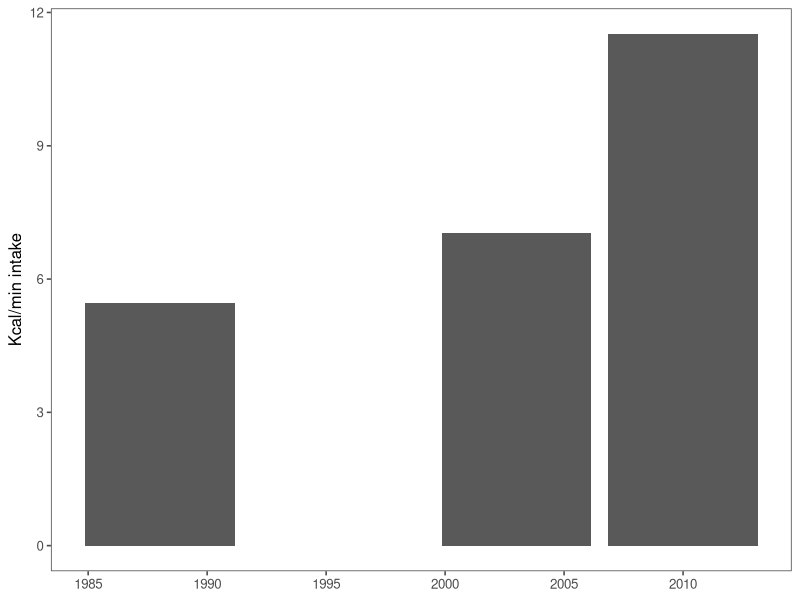
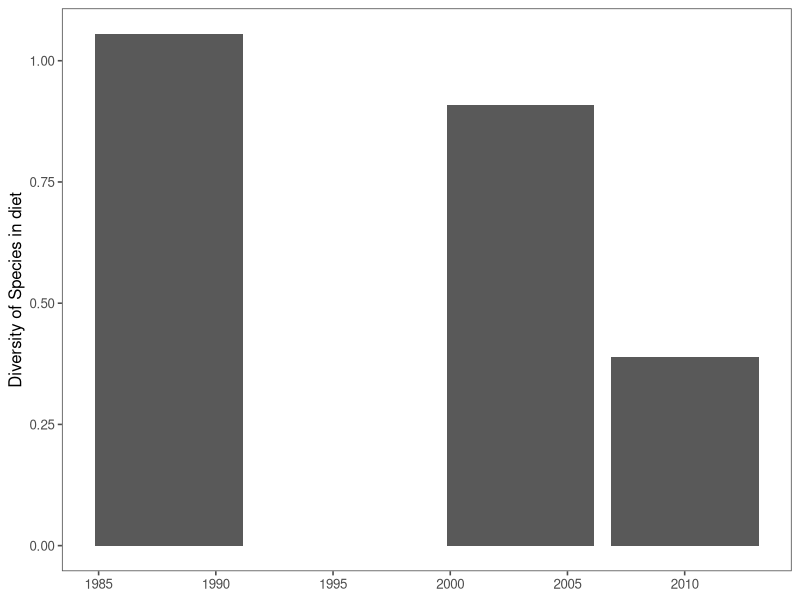
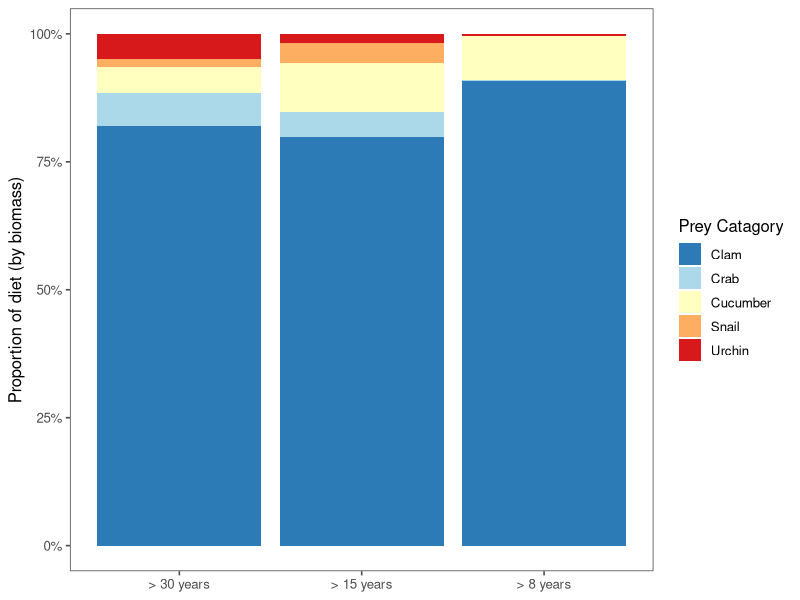
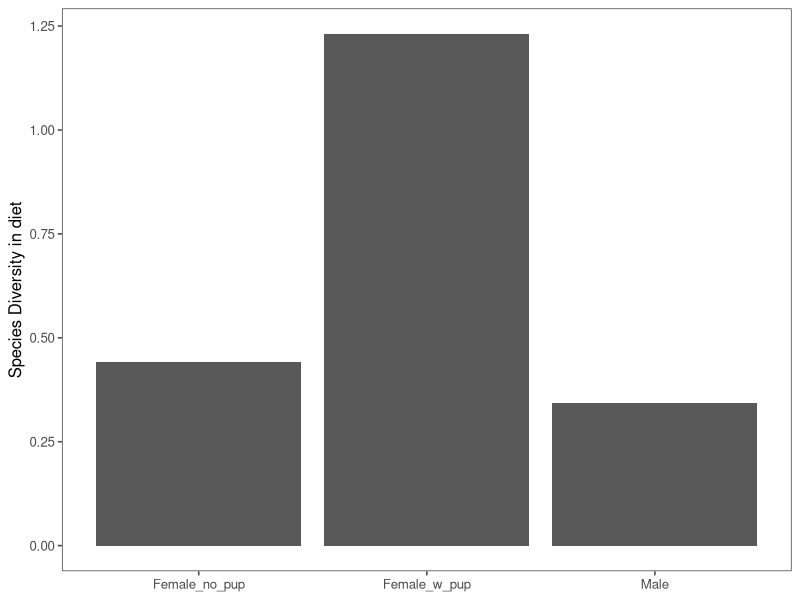
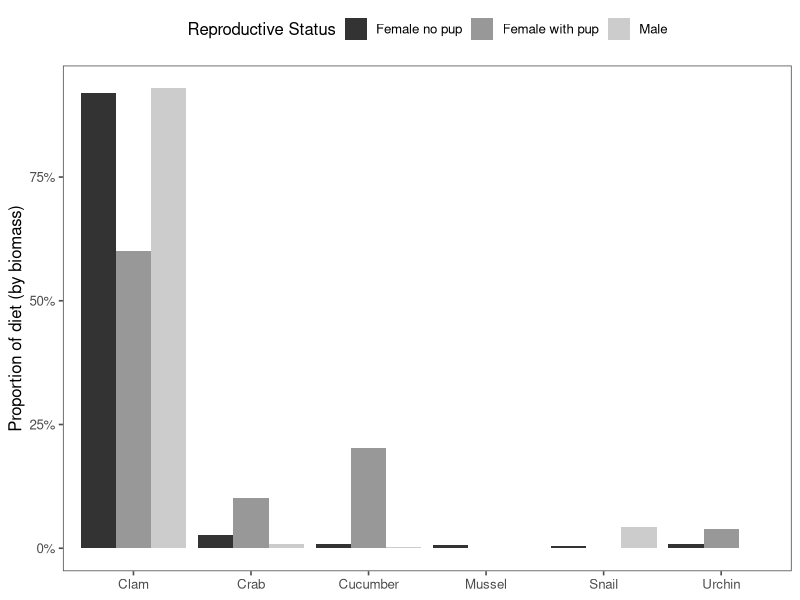
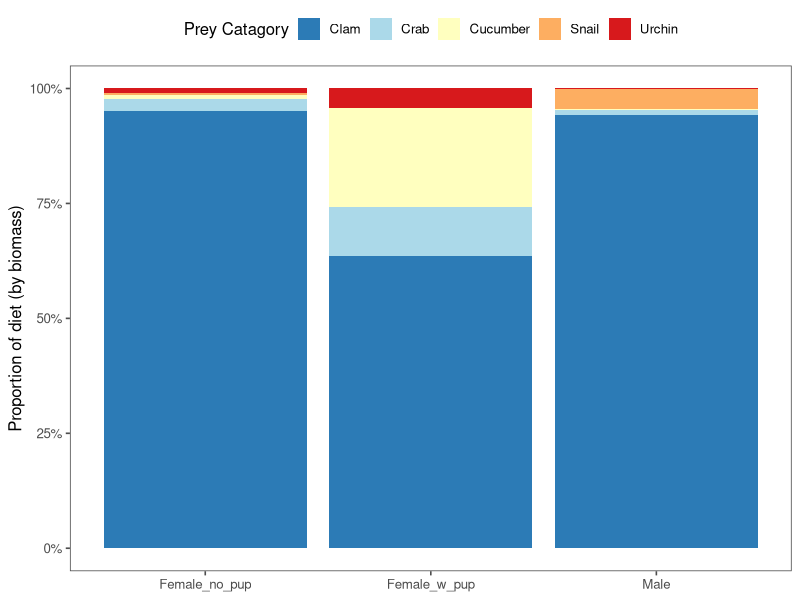
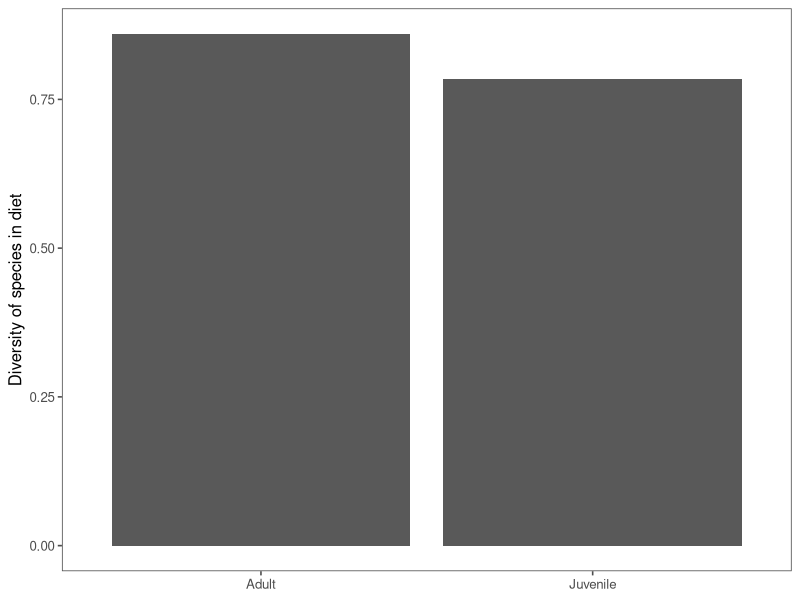
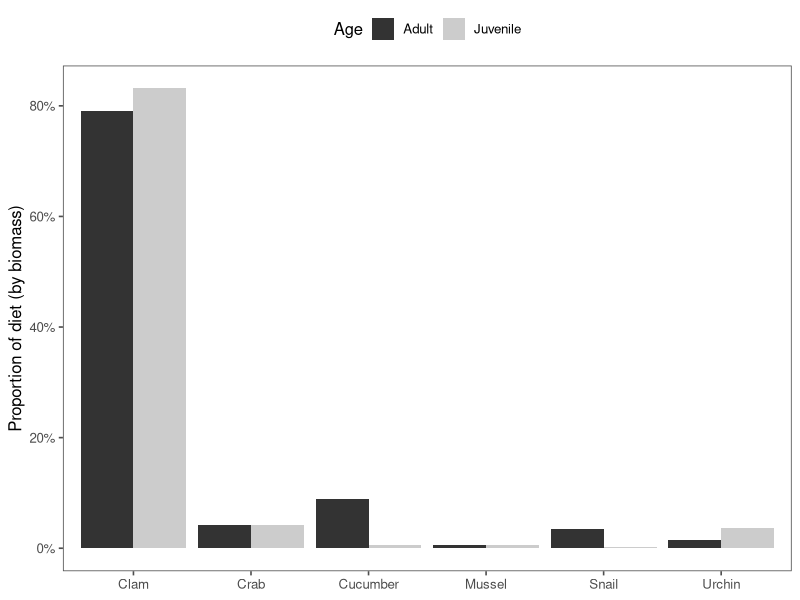

The R script that drew these images, in order:
## ---- chunk 1
knitr::opts_chunk$set(echo = TRUE)
## ---- chunk 2
library(ggplot2)
library(ggthemes)
library(dplyr)
library(tidyr)
library(scales)
library(viridis)
## ---- chunk 3
biomass <- read.csv("sofa_output.csv", header=T, na.strings=c(""))
## ---- chunk 4
biomass$Year.since <- ifelse(biomass$Year==1988, "> 30 years", 
                  ifelse(biomass$Year== 2010, "> 8 years", "> 15 years"))
biomass$Year.since <- factor(biomass$Year.since, levels = c("> 30 years", "> 15 years", "> 8 years"))
biomass %>%
  drop_na(Year, Long.Term) %>%
  ggplot(aes(x=Year, y=Long.Term)) +
  geom_bar(stat="identity") +
  labs(y= "Kcal/min intake", x=NULL) +
  theme_few()

biomass %>%
  drop_na(Year, Diversity) %>%
  ggplot(aes(x=Year, y=Diversity)) +
  geom_bar(stat="identity") +
    labs(y= "Diversity of Species in diet", x=NULL) +
  theme_few()

cbp1 <- c("#ffffff",  "#009E73", "#D55E00",
          "#F0E442", "#999999" )

#cbp1 <- c("#999999", "#E69F00", "#56B4E9", "#009E73","#F0E442", "#0072B2", "#D55E00", "#CC79A7")
#           Gray       Orange     Blue      Green     Yellow     Dark blue   Dark orange Pink
biomass %>%
  drop_na(Year.since, Proportion) %>%
  filter(Prey.Cat == "Clam" | Prey.Cat == "Crab" | Prey.Cat == "Cucumber" | Prey.Cat == "Snail" | 
           Prey.Cat == "Urchin") %>%
  ggplot(aes(x=Year.since, y=Proportion, fill = Prey.Cat)) +
  geom_bar(stat="identity", position = position_fill(reverse = T)) +
  scale_y_continuous(labels = scales::percent_format(accuracy = 1)) +
    labs(y= "Proportion of diet (by biomass)", x=NULL) +
  scale_fill_brewer(palette = "RdYlBu", name="Prey Catagory", direction = -1)+
  theme_few()
## ---- chunk 5
biomass %>%
  drop_na(Status, Diversity) %>%
  ggplot(aes(x=Status, y=Diversity)) +
  geom_bar(stat="identity") +
      labs(y= "Species Diversity in diet", x=NULL) +
  theme_few()

biomass %>%
  drop_na(Status, Proportion) %>%
  filter(Prey.Cat == "Clam" | Prey.Cat == "Crab" | Prey.Cat == "Cucumber" | Prey.Cat == "Snail" | 
           Prey.Cat == "Mussel" | Prey.Cat == "Urchin") %>%
  ggplot(aes(x=Prey.Cat, y=Proportion, fill = Status)) +
  geom_bar(stat="identity", position = position_dodge()) +
  scale_y_continuous(labels = scales::percent_format(accuracy = 1)) +
  labs(y= "Proportion of diet (by biomass)", x=NULL) +
  scale_fill_grey(name = "Reproductive Status", 
                  labels = c("Female no pup", "Female with pup", "Male")) +
  theme_few() +
  theme(legend.position="top")

biomass %>%
  drop_na(Status, Proportion) %>%
  filter(Prey.Cat == "Clam" | Prey.Cat == "Crab" | Prey.Cat == "Cucumber" | Prey.Cat == "Snail" | 
           Prey.Cat == "Urchin") %>%
  ggplot(aes(x=Status, y=Proportion, fill = Prey.Cat)) +
  geom_bar(stat="identity", position = position_fill(reverse = TRUE)) +
  scale_y_continuous(labels = scales::percent_format(accuracy = 1)) +
  labs(y= "Proportion of diet (by biomass)", x=NULL) +
  scale_fill_brewer(palette = "RdYlBu", name="Prey Catagory", direction = -1)+
  theme_few() +
  theme(legend.position="top")
## ---- chunk 6
biomass %>%
  drop_na(Age, Diversity) %>%
  ggplot(aes(x=Age, y=Diversity)) +
  geom_bar(stat="identity") +
  labs(y= "Diversity of species in diet", x=NULL) +
  theme_few()

biomass %>%
  drop_na(Age, Proportion) %>%
  filter(Prey.Cat == "Clam" | Prey.Cat == "Crab" | Prey.Cat == "Cucumber" | Prey.Cat == "Snail" | 
           Prey.Cat == "Mussel" | Prey.Cat == "Urchin") %>%
  ggplot(aes(x=Prey.Cat, y=Proportion, fill = Age)) +
  geom_bar(stat="identity", position = position_dodge()) +
  scale_y_continuous(labels = scales::percent_format(accuracy = 1)) +
  labs(y= "Proportion of diet (by biomass)", x=NULL) +
  scale_fill_grey() +
  theme_few() +
  theme(legend.position="top")

biomass %>%
  drop_na(Age, Proportion) %>%
  filter(Prey.Cat == "Clam" | Prey.Cat == "Crab" | Prey.Cat == "Cucumber" | Prey.Cat == "Snail" | 
           Prey.Cat == "Urchin") %>%
  ggplot(aes(x=Age, y=Proportion, fill = Prey.Cat)) +
  geom_bar(stat="identity", position = position_fill(reverse = TRUE)) +
  scale_y_continuous(labels = scales::percent_format(accuracy = 1)) +
  labs(y= "Proportion of diet (by biomass)", x=NULL) +
  scale_fill_brewer(palette = "RdYlBu", name="Prey Catagory", direction = -1) +
  theme_few() +
  theme(legend.position="top")
## ---- chunk 7
biomass %>%
  drop_na(Season, Proportion) %>%
  filter(Prey.Cat == "Clam" | Prey.Cat == "Crab" | Prey.Cat == "Cucumber" | Prey.Cat == "Snail" | 
           Prey.Cat == "Mussel" | Prey.Cat == "Urchin") %>%
  ggplot(aes(x=Prey.Cat, y=Proportion, fill = Season)) +
  geom_bar(stat="identity", position = position_dodge()) +
    scale_y_continuous(labels = scales::percent_format(accuracy = 1)) +
    labs(y= "Proportion of diet (by biomass)", x=NULL) +
  scale_fill_grey() +
  theme_few() +
  theme(legend.position="top")

biomass %>%
  drop_na(Season, Proportion) %>%
  filter(Prey.Cat == "Clam" | Prey.Cat == "Crab" | Prey.Cat == "Cucumber" | Prey.Cat == "Snail" | 
           Prey.Cat == "Urchin") %>%
  ggplot(aes(x=Season, y=Proportion, fill = Prey.Cat)) +
  geom_bar(stat="identity", position = position_fill(reverse = TRUE)) +
    scale_y_continuous(labels = scales::percent_format(accuracy = 1)) +
    labs(y= "Proportion of diet (by biomass)", x=NULL) +
  scale_fill_brewer(palette = "RdYlBu", name="Prey Catagory", direction = -1)+
  theme_few() +
  theme(legend.position="top")
## ---- chunk 8
biomass %>%
  drop_na(Zone, Diversity) %>%
  ggplot(aes(x=Zone, y=Diversity)) +
  geom_bar(stat="identity") +
    labs(y= "Species diversity in diet", x=NULL) +
  theme_few()

biomass %>%
  drop_na(Zone, Long.Term) %>%
  ggplot(aes(x=Zone, y=Long.Term)) +
  geom_bar(stat="identity") +
  labs(y= "Kcal/min intake rate", x=NULL) +
  theme_few()

biomass %>%
  drop_na(Zone, Proportion) %>%
  filter(Prey.Cat == "Clam" | Prey.Cat == "Crab" | Prey.Cat == "Cucumber" | Prey.Cat == "Snail" | 
           Prey.Cat == "Urchin") %>%
  ggplot(aes(x=Zone, y=Proportion, fill = Prey.Cat)) +
  geom_bar(stat="identity", position = position_fill(reverse = TRUE)) +
    scale_y_continuous(labels = scales::percent_format(accuracy = 1)) +
    labs(y= "Proportion of diet (by biomass)", x=NULL) +
    scale_fill_brewer(palette = "RdYlBu", name="Prey Catagory", direction = -1)+
  theme_few()
## ---- chunk 9

